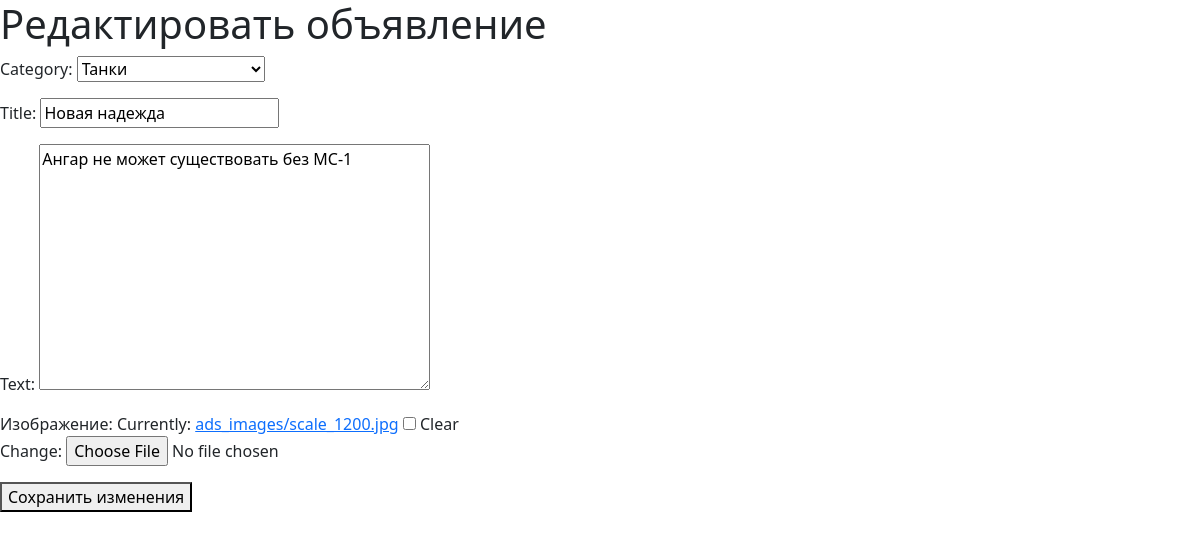
Screenshot of /announcement/6/edit/ (signed in) with the database file from the repository.
### board/models.py (models this page shows, shortened)
class Announcement(models.Model):
    category = models.ForeignKey(Category, on_delete=models.CASCADE)
    author = models.ForeignKey(Author, on_delete=models.CASCADE, related_name='ann')
    title = models.CharField(max_length=255)
    text = CKEditor5Field(
        'Content',
        config_name='default',  # Ссылка на конфигурацию в settings.py
        blank=True,
        null=True,
    )
    image = models.ImageField('Изображение', upload_to='ads_images/', null=True, blank=True)
    created_at = models.DateTimeField(auto_now_add=True)
    class Meta:
        permissions = [
            ('can_add_announcement', 'Can add announcement'),
            ('can_change_announcement', 'Can change announcement'),
            ('can_delete_announcement', 'Can delete announcement'),
        ]

### board/views.py (the view)
# urls.py: path('announcement/<int:pk>/edit/', views.edit_announcement, name='edit_announcement'),  # Редактирование объявления
@login_required
@permission_required('board.can_change_announcement', raise_exception=True)
def edit_announcement(request, pk):
    announcement = get_object_or_404(Announcement, pk=pk)
    if request.user != announcement.author.authorUser:
        return HttpResponseForbidden("Вы не можете редактировать это объявление.")
    if request.method == 'POST':
        form = AnnouncementForm(request.POST, instance=announcement)
        if form.is_valid():
            form.save()
            return redirect('announcement_detail', pk=pk)
    else:
        form = AnnouncementForm(instance=announcement)
    return render(request, 'edit_announcement.html', {'form': form, 'announcement': announcement})

### board/forms.py
class AnnouncementForm(forms.ModelForm):
    class Meta:
        model = Announcement
        fields = ['category', 'title', 'text', 'image']

### board/models.py (called while the page is built)
    def __str__(self):
        return self.name

### templates/edit_announcement.html (shortened to what this page needs)
<!DOCTYPE html>
{% load static %}
{% load custom_filters %}
<html lang="en">
<head>
    <link href="{% static 'css/styles.css' %}" rel="stylesheet" />
</head>
<body>
    <h1>Редактировать объявление</h1>
    <form method="post">
        {{ form.as_p }}
        <button type="submit">Сохранить изменения</button>
    </form>
</body>
</html>

### rows the page displays
Announcement: category "Танки", title "Новая надежда", text "Ангар не может существовать без МС-1"
